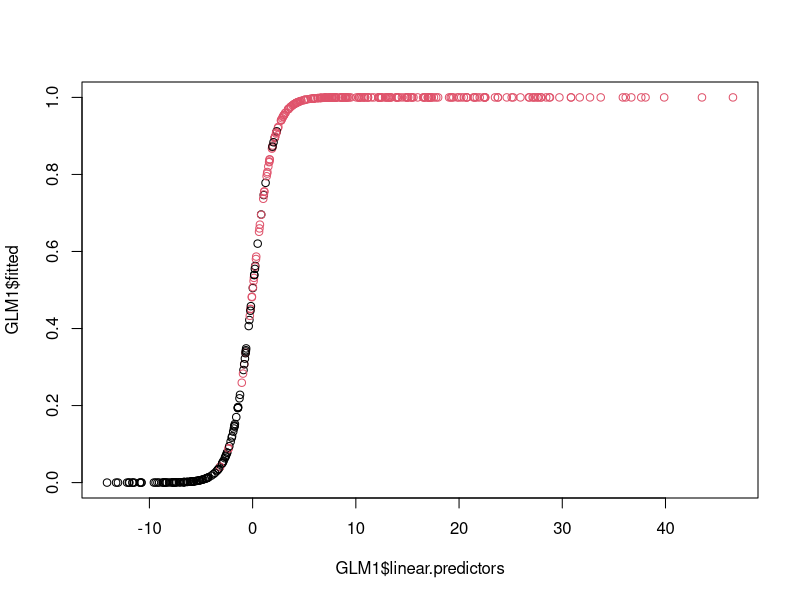
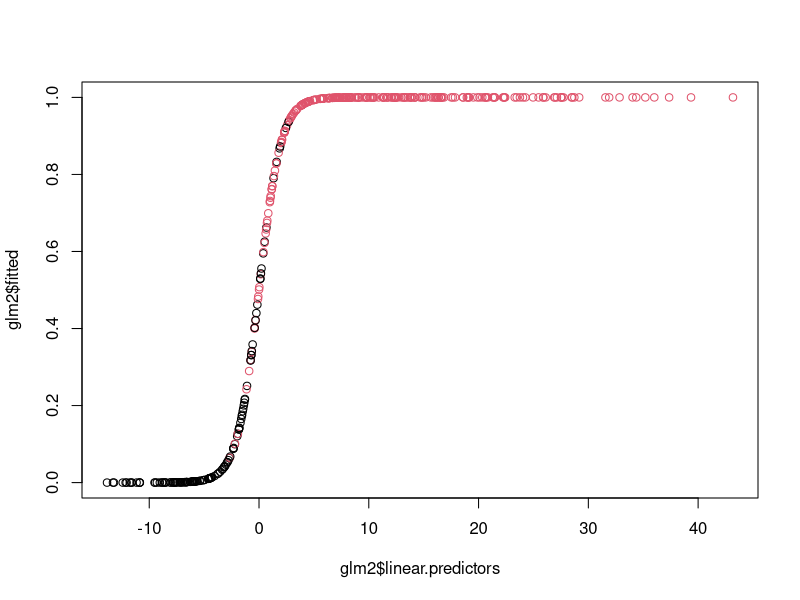
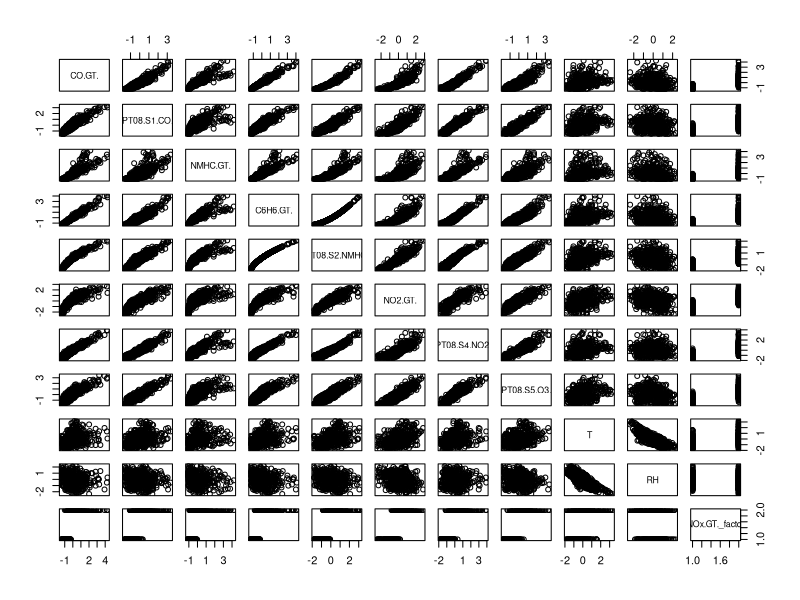
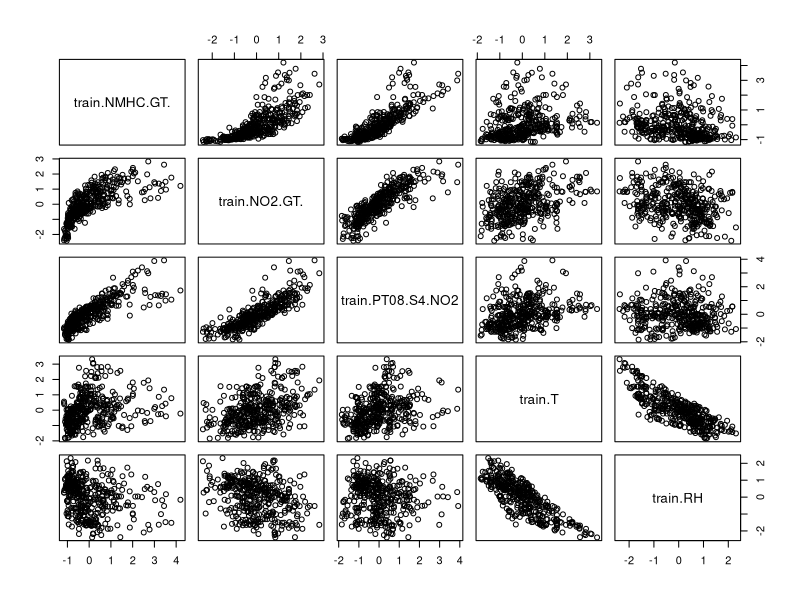
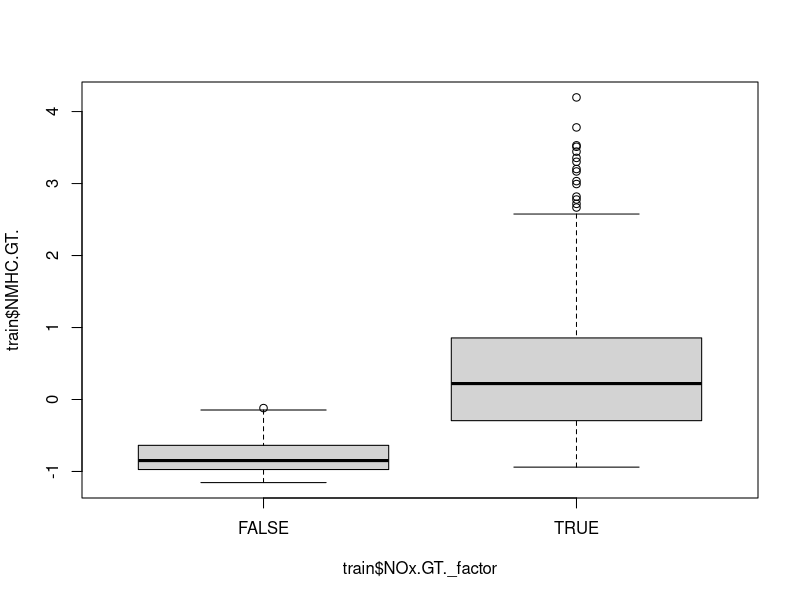
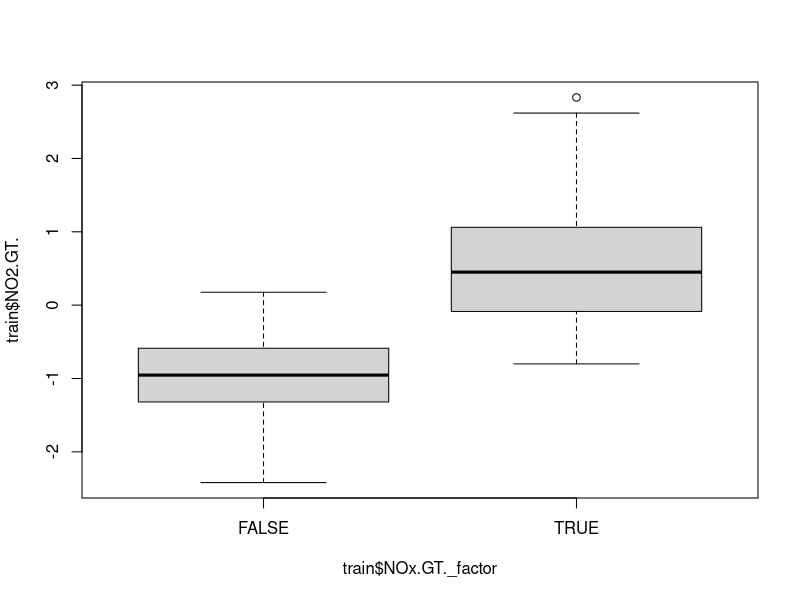
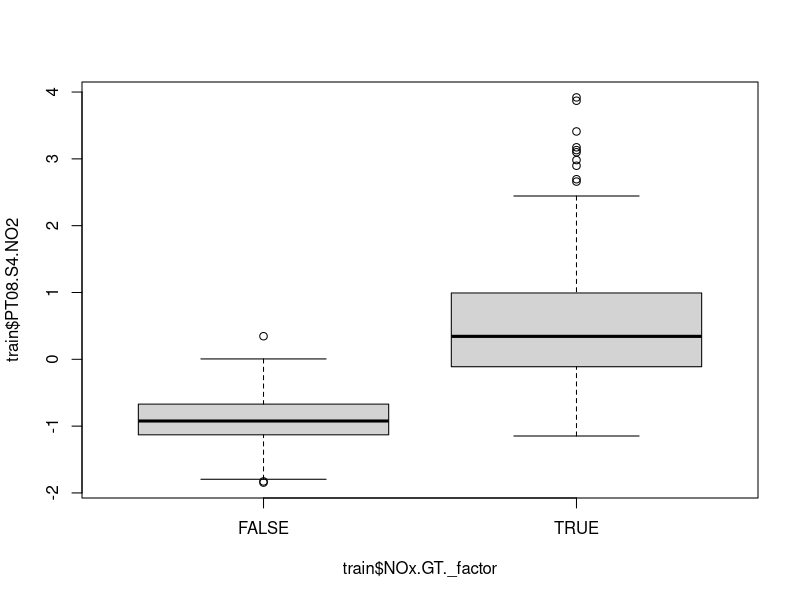
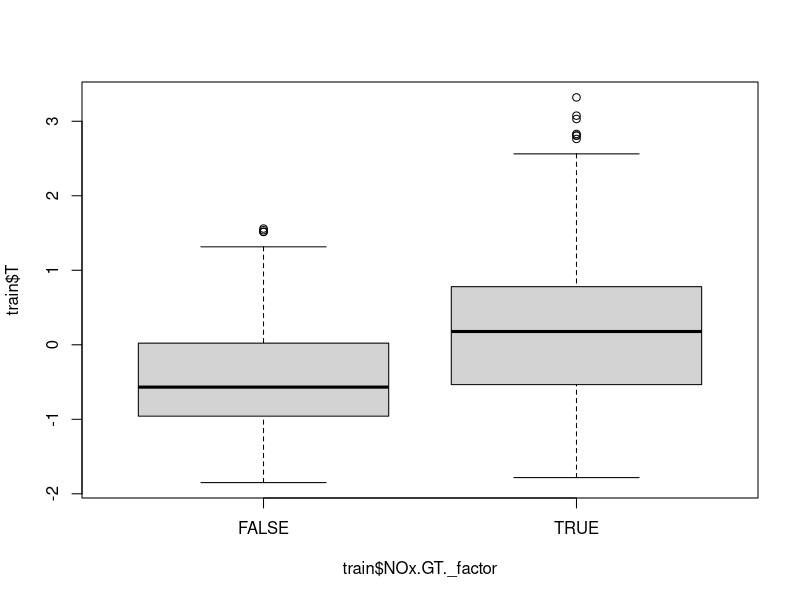

Generate these figures, in order, with R:
# This is a test to check if binary classification is possible for pollution 
# dataset using electronic sensor heads.

# Classifying absolute humidity is not very interesting, yet it's the variable that we chose in project 1 and for now we will stick to it.

# Multi-colinearity issues may arise due to highly correlated variables.
# Eliminating some variables will weaken our classification study.
# Professor said that we do a logistic reg using PCs.

# Other possible binary variables to create:
# One might consider predicting whether it's a rush hour or not.
# One might also Predict absence or presence of a certain chemical compound in the air due to sensor responses
rm(list=ls())
################################################################################
# Sensitivity:
Sens <- function(M)
{
  M[2,2]/sum(M[2,])
}
# Rem.: It is assumed that the truth is on the rows and the classification in the columns

# Specificity:
Spec <- function(M)
{
  M[1,1]/sum(M[1,])
}
# Rem.: It is assumed that the truth is on the rows and the classification in the columns


# 2. ROC curve  ----

ROCCurve <- function(score, class)
{
  x <- y <- z <- NULL
  scoreOrd <- sort(score)
  
  x[1] <- 1 ; y[1] <- 1
  for(i in 2:length(score)){
    c <- scoreOrd[i]
    ConfMat <- table(class, score >= c)
    
    sens <- Sens(ConfMat)
    spec <- Spec(ConfMat)
    x[i] <- 1-spec
    y[i] <- sens
    z[i] <- scoreOrd[i]
  }
  return(list(x=x, y=y, z=z))
}
# Standardize dataframe function

standardizeDF <- function(x) {
  
  new_columns = c()
  
  for (name in names(x)) {
    new_col = (x[name]-mean(as.matrix(x[name])))/sd(as.matrix(x[name]))
    new_columns = append(new_columns, new_col, after=length(new_columns))
  }
  
  return(data.frame(new_columns))
}

################################################################################

air_quality_data = read.csv('Data/cleanAirQuality.csv', sep=";", 
                            header=TRUE, stringsAsFactors=TRUE)
air_quality_data$NOx.GT.<- air_quality_data$NOx.GT.>=100

NOx.GT._factor <- as.factor(air_quality_data[['NOx.GT.']])

# date_filter = subset (air_quality_data, select = c(Date))

air_quality_data = subset (air_quality_data, select = c(-NOx.GT., -Date, -Time, -PT08.S3.NOx., -AH_bin))
air_quality_data = standardizeDF(air_quality_data)

air_quality_data = append(air_quality_data, data.frame(NOx.GT._factor), after = length(air_quality_data))

air_quality_data = data.frame(air_quality_data)

summary(air_quality_data)

# We first try the logistic regression framework and fit using all the data

# We first try the logistic regression framework.
# We split the data into 80/20 ratio.

# AH_bin = as.factor(AH_bin)
set.seed(2)
sample <- sample(c(TRUE, FALSE), dim(air_quality_data)[1], replace=TRUE, prob=c(0.8,0.2))
train  <- air_quality_data[sample, ]
test   <- air_quality_data[!sample, ]

GLM1 <- glm(formula = NOx.GT._factor ~ .,data = train, family=binomial(logit))
summary(GLM1)
ppv=1-pchisq(542.192-126.95, df=391-381)
ppv

glm0 <- glm(NOx.GT._factor ~ 1, data = train,family=binomial(link="logit"))
anova(glm0, GLM1, test="Chisq")

plot(GLM1$linear.predictors, GLM1$fitted, col = as.numeric(train[['NOx.GT._factor']]))
Classif1 <- GLM1$fitted.values >= 0.5
(tab1 <- table(train[['NOx.GT._factor']], Classif1))
round((tab1[2,1]+tab1[1,2])/sum(tab1) * 100, 2)
library(MASS)
jad <-stepAIC(GLM1, direction="backward")

glm2 <- glm(NOx.GT._factor ~ NMHC.GT. + NO2.GT. + PT08.S4.NO2. + T + RH, data = train,family=binomial(link="logit"))
# glm2 <- glm(AH_bin_factor ~ PT08.S1.CO. + NMHC.GT. +PT08.S2.NMHC.+NOx.GT.
#             +PT08.S3.NOx.+PT08.S4.NO2.+T+RH, data = train,family=binomial(link="logit"))
summary(glm2)

Classif2 <- glm2$fitted.values >= 0.5
(tab2 <- table(train[['NOx.GT._factor']], Classif2))
round((tab2[2,1]+tab2[1,2])/sum(tab2) * 100, 2)

plot(glm2$linear.predictors, glm2$fitted, col = as.numeric(train[['NOx.GT._factor']]))
pairs(air_quality_data)

fitProb <- linearPredict <- NULL
for(i in 1:dim(test)[1])
{
  ind_i <- c(1, test$NMHC.GT.[i], test$NO2.GT.[i], 
             test$PT08.S4.NO2.[i], test$T[i], test$RH[i])
  # ind_i <- c(1, test$PT08.S1.CO.[i], test$NMHC.GT.[i], test$PT08.S2.NMHC.[i],
  #            test$NOx.GT.[i], test$PT08.S3.NOx.[i], test$PT08.S4.NO2.[i], 
  #            test$T[i], test$RH[i])
  linearPredict[i] <- ind_i %*% glm2$coefficients
  fitProb[i] <- exp(linearPredict[i]) / (1+exp(linearPredict[i]))
}
Classico <- fitProb >= 0.5
(tabos <- table(test$NOx.GT._factor, Classico))
round((tabos[2,1]+tabos[1,2])/sum(tabos) * 100, 2)

library(car)
vif(glm2)
pairs(data.frame(train$NMHC.GT.,train$NO2.GT.,train$PT08.S4.NO2
                 ,train$T,train$RH))


# Discriminatory Boxplots

boxplot(train$NMHC.GT. ~ train$NOx.GT._factor)
boxplot(train$NO2.GT. ~ train$NOx.GT._factor)
boxplot(train$PT08.S4.NO2 ~ train$NOx.GT._factor)
boxplot(train$T ~ train$NOx.GT._factor)
boxplot(train$RH ~ train$NOx.GT._factor)
# 2. Further analysis (PCA) ----
dataPCA <- train[,-c(1, 2, 4, 5, 8, 11)]
res <- princomp(dataPCA, cor=TRUE)
summary(res)
plot(res,type="b")
mod2 <- glm(train$NOx.GT._factor ~ res$scores[,1] + res$scores[,2] + res$scores[,3] +
              res$scores[,4] ,family=binomial(logit))
summary(mod2)
#In order to simplify the model, different procedures are possible
#As illustration, two-way the automatic selection procedure  based on the AIC is used:
modPCA <- stepAIC(mod2, direction="both")

# And the 1st,2nd, 3rd, 4th PCs are kept in the final model.

#plot(obesity, modPCA$fitted, ylim=c(0,1), ylab="Fitted values")
#plot(sbp, modPCA$fitted, ylim=c(0,1), ylab="Fitted values")

#These plots show no clear patterns; this means that the probability of success
# does not increase/decrease with these two variables

mod3 <- glm(train$NOx.GT._factor ~ res$scores[,1] +
            res$scores[,2] + res$scores[,3] + res$scores[,4],family=binomial(logit))
summary(mod3)

plot(mod3$linear.predictors, mod3$fitted, col = as.numeric(train[['NOx.GT._factor']]))

fitProb2 <- linearPredict2 <- NULL
for(i in 1:dim(test)[1]){ 
  # transform test into PCA
  ind_i <- c(test$NMHC.GT.[i], test$NO2.GT.[i],
              test$PT08.S4.NO2.[i],
             test$T[i], test$RH[i])
  tranformed_i = append(1,ind_i %*% res$loadings[,c(1,2,3,4)])
  linearPredict2[i] <- tranformed_i %*% mod3$coefficients
  fitProb2[i] <- exp(linearPredict2[i]) / (1+exp(linearPredict2[i]))
}
Classico <- fitProb2 >= 0.5
(tabos <- table(test$NOx.GT._factor, Classico))
round((tabos[2,1]+tabos[1,2])/sum(tabos) * 100, 2)

# Faire un CV GLM fit puis appliquer ROC CURVE

# Fitted probabilities via leave-one-out:
cvfitProb <- cvlinearPredict <- NULL
for(i in 1:dim(air_quality_data)[1]){
  newdata <- air_quality_data[-i,]
  modcv <- glm(NOx.GT._factor ~ NMHC.GT. + NO2.GT. + PT08.S4.NO2. + T + RH, data = newdata,family=binomial(link="logit"))
  cvlinearPredict[i] <- predict(modcv, newdata=air_quality_data[i,])
  cvfitProb[i] <- exp(cvlinearPredict[i]) / (1+exp(cvlinearPredict[i]))
}
plot(cvlinearPredict, cvfitProb, col=as.numeric(NOx.GT._factor)+1, xlab="Linear predictor", ylab="Fitted probability")

# ROC curve:
ROC_LogRegr <- ROCCurve(score=cvfitProb, class=as.numeric(NOx.GT._factor))
plot(ROC_LogRegr$x, ROC_LogRegr$y, xlab="1-specificity", ylab="sensitivity",
     xaxt="n",yaxt="n", xlim=0:1, ylim=0:1)
axis(1, seq(0,1,by=0.2), seq(0,1,by=0.2))
axis(2, seq(0,1,by=0.2), seq(0,1,by=0.2))
abline(0,1, lty=2, col="grey")


# 2. Linear discriminant analysis ----
library(MASS)
ldafull <- lda(x=air_quality_data[,1:10], grouping=air_quality_data$NOx.GT._factor)
g <- 2 ; n <- dim(air_quality_data)[1]
l1 <- (g-1)*(ldafull$svd)^2 / (n-g)
( gamma1 <- l1/(1+l1) )

# Variable selection:
l <- gamma <- NULL
for(i in 1:10){
  var <- (1:10)[-i]
  ldaTest <- lda(x=air_quality_data[,var], grouping=air_quality_data$NOx.GT._factor)
  l[i] <- (g-1)*(ldaTest$svd)^2 / (n-g)
  gamma[i] <- l[i]/(1+l[i])
}
gamma
# CO.GT. could be removed
l <- gamma <- NULL
for(i in 1:9)
{
  var <- (2:10)[-i]
  ldaTest <- lda(x=air_quality_data[,var], grouping=air_quality_data$NOx.GT._factor)
  lTest <- (g-1)*(ldaTest$svd)^2 / (n-g)
  l <- c(l, lTest)
  gamma <- c(gamma, lTest/(1+lTest))
}
gamma
# T could be removed
l <- gamma <- NULL
for(i in 1:8)
{
  var <- c(2,3,4,5,6,7,8,10)[-i]
  ldaTest <- lda(x=air_quality_data[,var], grouping=air_quality_data$NOx.GT._factor)
  lTest <- (g-1)*(ldaTest$svd)^2 / (n-g)
  l <- c(l, lTest)
  gamma <- c(gamma, lTest/(1+lTest))
}
gamma
# PT08.S4.NO2. could be removed
l <- gamma <- NULL
for(i in 1:7)
{
  var <- c(2,3,4,5,6,8,10)[-i]
  ldaTest <- lda(x=air_quality_data[,var], grouping=air_quality_data$NOx.GT._factor)
  lTest <- (g-1)*(ldaTest$svd)^2 / (n-g)
  l <- c(l, lTest)
  gamma <- c(gamma, lTest/(1+lTest))
}
gamma
# NMHC.GT.  could be removed
l <- gamma <- NULL
for(i in 1:6)
{
  var <- c(2,4,5,6,8,10)[-i]
  ldaTest <- lda(x=air_quality_data[,var], grouping=air_quality_data$NOx.GT._factor)
  lTest <- (g-1)*(ldaTest$svd)^2 / (n-g)
  l <- c(l, lTest)
  gamma <- c(gamma, lTest/(1+lTest))
}
gamma


# After comparison of the powers of the different models, a final model is obtained by removing
# the variables CO.GT., T, PT08.S4.NO2., NMHC.GT.

# Posterior probabilities via leave-one-out:
# They can be obtained by applying a loop of the same type as for logistic regression
# or directly by using the option CV=TRUE of the lda function
final = c(2,4,5,6,8,10)
lda1 <- lda(x=air_quality_data[,final], grouping=air_quality_data$NOx.GT._factor, CV=TRUE)
postProb <- lda1$posterior[,2]

# ROC curve:
ROC_lda <- ROCCurve(score=postProb, class=air_quality_data$NOx.GT._factor)
plot(ROC_lda$x, ROC_lda$y, type="l", xlab="1-specificity", ylab="sensitivity",
     xaxt="n",yaxt="n", xlim=0:1, ylim=0:1)
axis(1, seq(0,1,by=0.2), seq(0,1,by=0.2))
axis(2, seq(0,1,by=0.2), seq(0,1,by=0.2))
abline(0,1, lty=2, col="grey")


# 3. Comparison of the two classifications ----

# Comparison of scores:
plot(cvfitProb, postProb, xlab="Prob. log. regr.", ylab="Prob. LDA") ; abline(a=0,b=1, lty=2, col="red")
plot(cvfitProb-postProb, ylab="Prob. log. regr. - Prob. LDA") ; abline(h=0, lty=2, col="red")
( tabComp <- table(cvfitProb >= 0.5, postProb >= 0.5) )
((tabComp[1,2]+tabComp[2,1]) / sum(tabComp)*100)
# Posterior probabilities are, for the most, quite closed and, using a cutoff
# equal to 0.5, 23 observations (i.e. 7.6%) are differently classified by the
# two techniques.

# Comparison of ROC curves:
plot(ROC_LogRegr$x, ROC_LogRegr$y, type="l", xlab="1-specificity", ylab="sensitivity",
     xaxt="n",yaxt="n", xlim=0:1, ylim=0:1)
axis(1, seq(0,1,by=0.2), seq(0,1,by=0.2))
axis(2, seq(0,1,by=0.2), seq(0,1,by=0.2))
abline(0,1, lty=2, col="grey")
lines(ROC_lda$x, ROC_lda$y, type="l", col=2, lty=2)
legend("bottomright",c("Logistic regression","LDA"), col=1:2, lty=1:2)
# Both curves are quite close and the areas under the curves are also quite similar.





# Specific cutoffs:
( ConfMat_LogRegr <- table(air_quality_data$NOx.GT._factor, cvfitProb >= 0.5) )
( ConfMat_LDA <- table(air_quality_data$NOx.GT._factor, postProb >= 0.5) )

sens.5_LogRegr <- Sens(ConfMat_LogRegr) ; spec.5_LogRegr <- Spec(ConfMat_LogRegr)
sens.5_LDA <- Sens(ConfMat_LDA) ; spec.5_LDA <- Spec(ConfMat_LDA)

(id_LogRegr <- which.min(abs((1-ROC_LogRegr$x) - ROC_LogRegr$y)))
sens_LogRegr <- ROC_LogRegr$y[id_LogRegr] ; spec_LogRegr <- 1-ROC_LogRegr$x[id_LogRegr]
threshold_logreg <-  ROC_LogRegr$z[id_LogRegr] 

(id_LDA <- which.min(abs((1-ROC_lda$x) - ROC_lda$y)))
sens_LDA <- ROC_lda$y[id_LDA] ; spec_LDA <- 1-ROC_lda$x[id_LDA]
threshold_lda <-  ROC_lda$z[id_LDA] 

(idYouden_LogRegr <- which.max(ROC_LogRegr$y - ROC_LogRegr$x))
sens.Youd_LogRegr <- ROC_LogRegr$y[idYouden_LogRegr] ; spec.Youd_LogRegr <- 1-ROC_LogRegr$x[idYouden_LogRegr]
threshold_logreg_youden <-  ROC_LogRegr$z[idYouden_LogRegr] 

(idYouden_LDA <- which.max(ROC_lda$y - ROC_lda$x))
sens.Youd_LDA <- ROC_lda$y[idYouden_LDA] ; spec.Youd_LDA <- 1-ROC_lda$x[idYouden_LDA]
threshold_lda_youden <-  ROC_lda$z[idYouden_LDA]

points(c(1-spec.5_LogRegr, 1-spec_LogRegr, 1-spec.Youd_LogRegr),
       c(sens.5_LogRegr, sens_LogRegr, sens.Youd_LogRegr), pch=16, col=2:4)
legend("bottomright",
       legend=c("Cutoff = 0.5", "Cutoff achieving the same spec. and sens.", "Cutoff based on Youden's J statistics"),
       col=2:4, pch=16)


plot(ROC_LogRegr$x, ROC_LogRegr$y, type="l", xlab="1-specificity", ylab="sensitivity",
     xaxt="n",yaxt="n", xlim=0:1, ylim=0:1)
axis(1, seq(0,1,by=0.2), seq(0,1,by=0.2))
axis(2, seq(0,1,by=0.2), seq(0,1,by=0.2))
abline(0,1, lty=2, col="grey")

points(c(1-spec.5_LogRegr, 1-spec_LogRegr, 1-spec.Youd_LogRegr),
       c(sens.5_LogRegr, sens_LogRegr, sens.Youd_LogRegr), pch=16, col=c(3,4,6))
lines(ROC_lda$x, ROC_lda$y, type="l", col=2, lty=2)
points(c(1-spec.5_LDA, 1-spec_LDA, 1-spec.Youd_LDA),
       c(sens.5_LDA, sens_LDA, sens.Youd_LDA), pch=17, col=c(3,4,6))

legend("bottomright",
       legend=c("Cutoffs = 0.5", "Cutoffs achieving the same spec. and sens.", "Cutoffs based on Youden's J statistics"),
       col=c(3,4,6), pch=18)
# The cutoff based on Youden's statistic seems to be the best in terms of specificity
# while the cutoff achieving the same specificity and sensitivity seems to be the best in terms of
# sensitivity. The "default" cutoff "equal to 0.5" seems to be a compromise between the two others.

# 